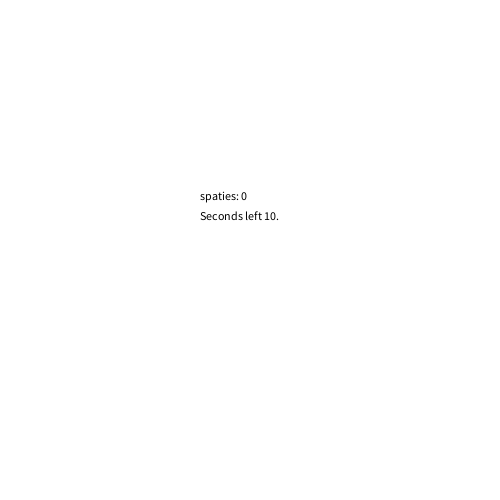
Frame 1 (no input)
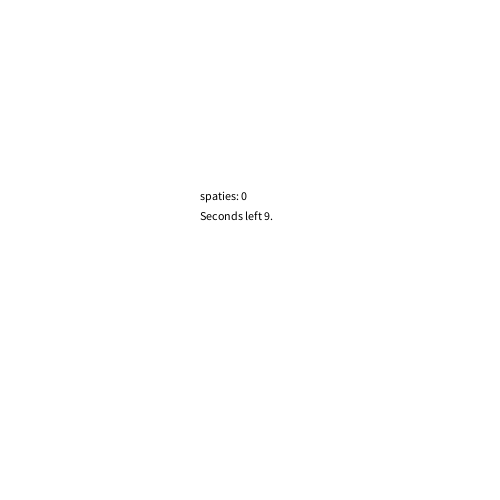
Frame 60 (the mouse pressed at the canvas centre just before this capture)
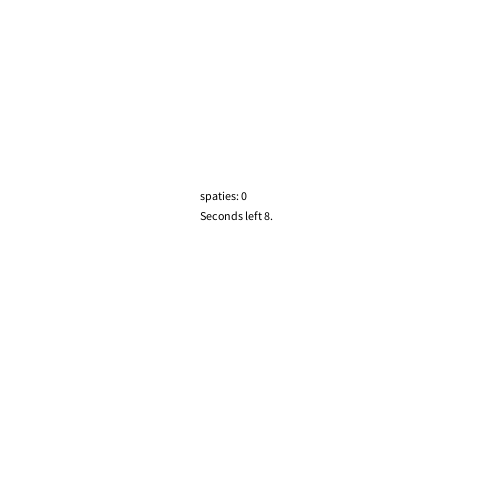
Frame 120 (the mouse held since frame 60 and released just before this capture)

The Processing sketch that drew these frames (run headless with seeded random() and noise(); from frame 60 on, the mouse is pressed at the canvas centre):

// Processing sketch: H12_keyPressed_en_keyReleased_opdracht
// ── H12_keyPressed_en_keyReleased_opdracht.pde
int seconden;
int leftAmount;
int millisLeft;
int aantalSpaties = 0;
boolean racing = true;

void setup(){
  size(500,500);
  
}

void draw(){
  background (255,255,255);
  
seconden = millis()/1000;
leftAmount = 10 - seconden;
millisLeft = 1000 - (millis()%1000);


if(!racing){
  leftAmount = 0;
  millisLeft = 0;
}

if(seconden >= 10){
  racing = false;
}
fill(0,0,0);
text ("spaties: " + aantalSpaties, 200,200);
text("Seconds left " + leftAmount + ".", 200,220);
}


void keyReleased(){
if (keyCode == 32 && racing){
   aantalSpaties++;
}
}
